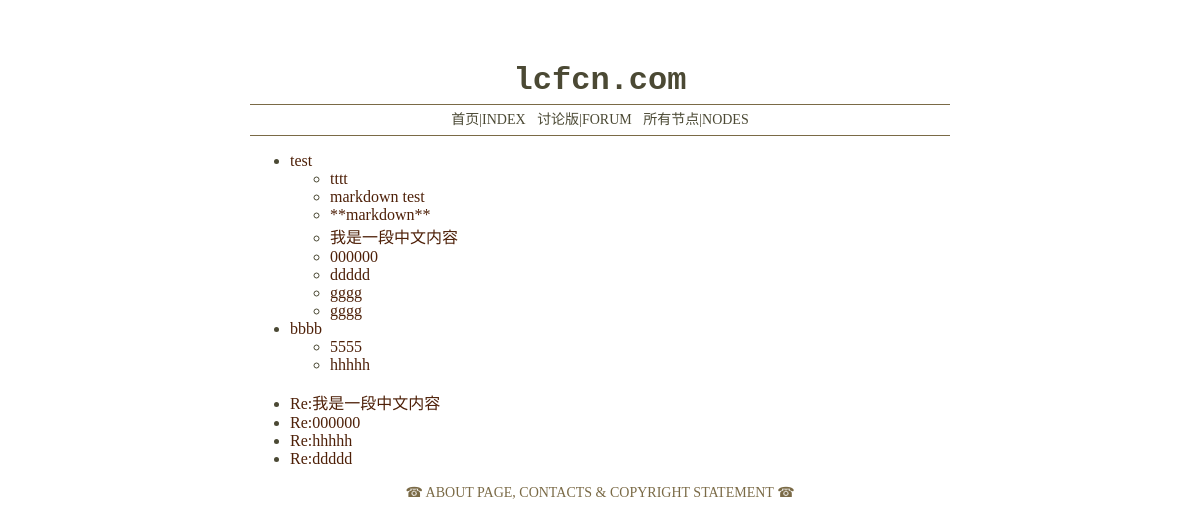
The page /blog/ on the database as committed earlier.
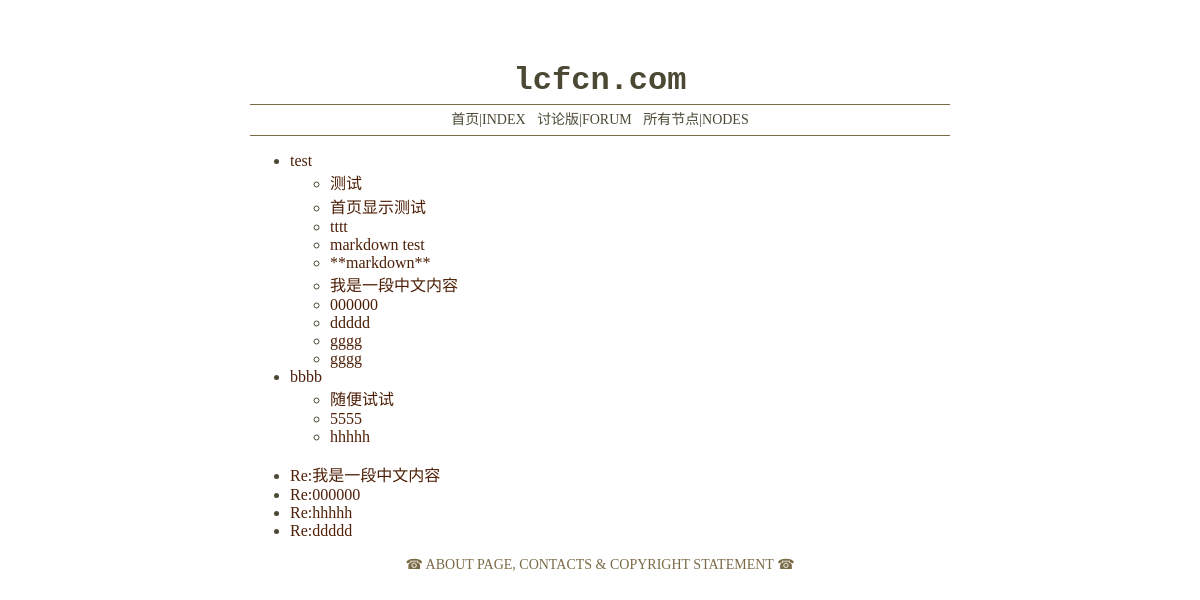
The same page on the database as committed later.
### forum/models.py (models this page shows, shortened)
class DateTimeBase(models.Model):
    created = models.DateTimeField(auto_now_add=True)
    last_edited = models.DateTimeField(auto_now=True)
    class Meta:
        abstract = True

class NodeTag(DateTimeBase):
    name = models.CharField(max_length=50, error_messages={
        'blank': u"节点的名称不能为空",
        'null': u"节点的名称不能为空",
        'invalid': u"您输入了一个无效的节点名称，节点名称的长度不能超过50个字符"
    }, help_text=u"☞节点名称为必填且不能超过50个字符",
                            verbose_name=u"节点名称")
    description = models.TextField(blank=True, null=True,
                                   help_text=u"☞关于节点讨论主题的简要描述",
                                   verbose_name=u"节点描述")

class PostBase(DateTimeBase):
    title = models.CharField(max_length=200, error_messages={
        'blank': u"标题不能为空",
        'null': u"标题不能为空",
        'invalid': u"您输入了一个无效的标题，标题的长度请控制在100个字符内"
    }, help_text=u"☞标题为必填且不能超过100个字符",
                             verbose_name=u"标题")
    content = models.TextField(blank=True, null=True,
                               help_text=u"☞正文可以留空，但不要输入无意义的内容",
                               verbose_name=u"正文")
    author = models.ForeignKey(User, blank=True, null=True, related_name='%(class)s', on_delete=models.SET_NULL)
    content_md = models.TextField(blank=True, null=True)
    bygod = models.BooleanField(blank=True, default=False,
                                help_text=u"☞将这篇文章归入管理员文集",
                                verbose_name=u"归档")
    class Meta:
        abstract = True

class Post(PostBase):
    node = models.ForeignKey(NodeTag, null=True, related_name='posts', on_delete=models.SET_NULL)

class Reply(PostBase):
    post_node = models.ForeignKey(Post, null=True, related_name='replies', on_delete=models.SET_NULL)
    class Meta:
        verbose_name_plural = 'replies'

### forum/views.py (the view)
# urls.py: url(r'^blog/$', views.BlogList.as_view(), name='blog-list'),
class BlogList(ListView):
    queryset = Post.objects.filter(bygod=True).order_by('node', '-created')
    template_name = 'forum/blog/list.html'
    def get_context_data(self, **kwargs):
        context = super(BlogList, self).get_context_data(**kwargs)
        context['reply_list'] = Reply.objects.filter(bygod=True)
        return context

### forum/templates/forum/blog/list.html
{% extends "forum/base.html" %}
{% load i18n %}
    {% block container %}
        {% regroup post_list by node as post_list %}
        <ul>
        {% for node in post_list %}
        <li>
            <a href="{% url 'blog-node' pk=node.grouper.pk %}">{{ node.grouper.name }}</a>
        <ul>
            {% for item in node.list %}
                <li><a href="{% url 'blog-detail' pk=item.pk %}">{{ item.title }}</a></li>
            {% endfor %}
        </ul>
        </li>
        {% endfor %}
        </ul>
        <ul>
        {% for reply in reply_list reversed %}
            <li><a href="{% url 'post-detail' pk=reply.post_node.pk %}">{{ reply.title }}</a></li>
        {% endfor %}
        </ul>
    {% endblock %}

Rows that differ between the two databases and show on the page:
added Post: title "测试", shown under NodeTag "test"
added Post: title "首页显示测试", shown under NodeTag "test"
added Post: title "随便试试", shown under NodeTag "bbbb"
